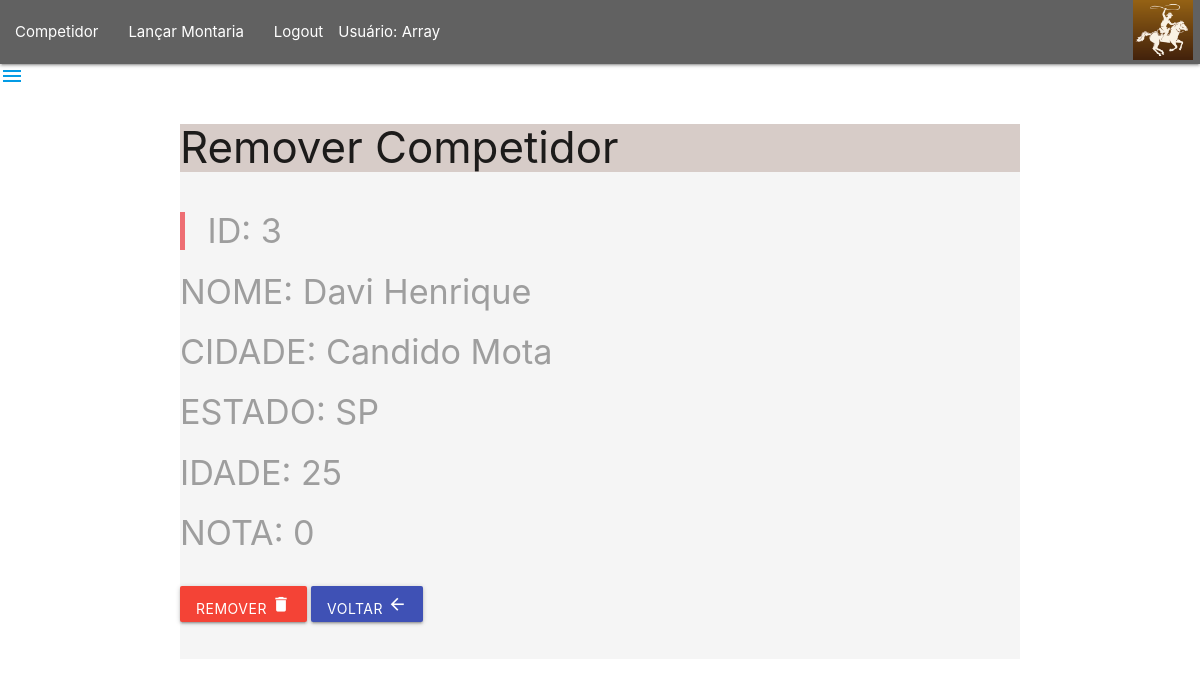
/frmRmvCompetidor.php?id=3 (signed in), run on the app's committed database.
### tables this page shows
CREATE TABLE `competidor` (
  `id` int(11) NOT NULL,
  `nome` varchar(35) NOT NULL,
  `cidade` varchar(25) NOT NULL,
  `estado` varchar(2) NOT NULL,
  `idade` int(11) NOT NULL,
  `somanota` float NOT NULL
);

### frmRmvCompetidor.php (the view, shortened to what this page needs)
<?php
    include 'menu.php';
    $id =trim($_GET['id']);
    $pdo = Conexao::conectar();
    $pdo->setAttribute(PDO:: ATTR_ERRMODE, PDO::ERRMODE_EXCEPTION);
    $sql = "SELECT * FROM competidor WHERE id=?;";
    $query = $pdo->prepare($sql);
    $query->execute(array($id));
    $competidor = $query->fetch(PDO::FETCH_ASSOC);
?>
<!DOCTYPE html>
<html lang="pt-br">
<head>
    <link rel="stylesheet" href="https://cdnjs.cloudflare.com/ajax/libs/materialize/1.0.0/css/materialize.min.css">
</head>
<body>
    <div class="container grey lighten-4 col s12">
        <div class="brown lighten-4 col s12">
            <h3>Remover Competidor</h3>
        </div>
    <form action="remCompetidor.php" method="POST" id='frmRmvCompetidor' class="col s12">
        <div class="row">
             <div class="col s10">
                 <label for ="lblId"><h4><blockquote>ID:  <?php echo $id?></blockquote></h4></label>
                 <label for ="lblNome"><H4>NOME: <?php echo $competidor['nome'];?></H4></label>
                 <label for ="lblCidade"><H4>CIDADE: <?php echo $competidor['cidade'];?></H4></label>
                 <label for ="lblEstado"><H4>ESTADO: <?php echo $competidor['estado'];?></H4></label>
                 <label for ="lblIdade"><H4>IDADE: <?php echo $competidor['idade'];?></H4></label>
                 <label for ="lblNota"><H4>NOTA: <?php echo $competidor['somanota'];?></H4></label>
             </div>
        </div>
            <div class="input-field col s8">
               <button class="btn waves-effect waves-light red" type="submit" name="btnRemover">
               Remover <i class="material-icons">delete</i>
               </button>
              <button class="btn waves-effect waves-light indigo" type="button" name="btnVoltar"
                onclick="JavaScript:location.href='listarCompetidor.php'">
               Voltar <i class="material-icons">arrow_back</i>
               </button>
            </div>
            <br/>
     </form>
</body>
</html>

### data on the page
competidor: nome "Davi Henrique", cidade "Candido Mota", estado "SP", idade "25", somanota "0"

### other printed values
$_SESSION['usuario'] "Array"
$id "3"
